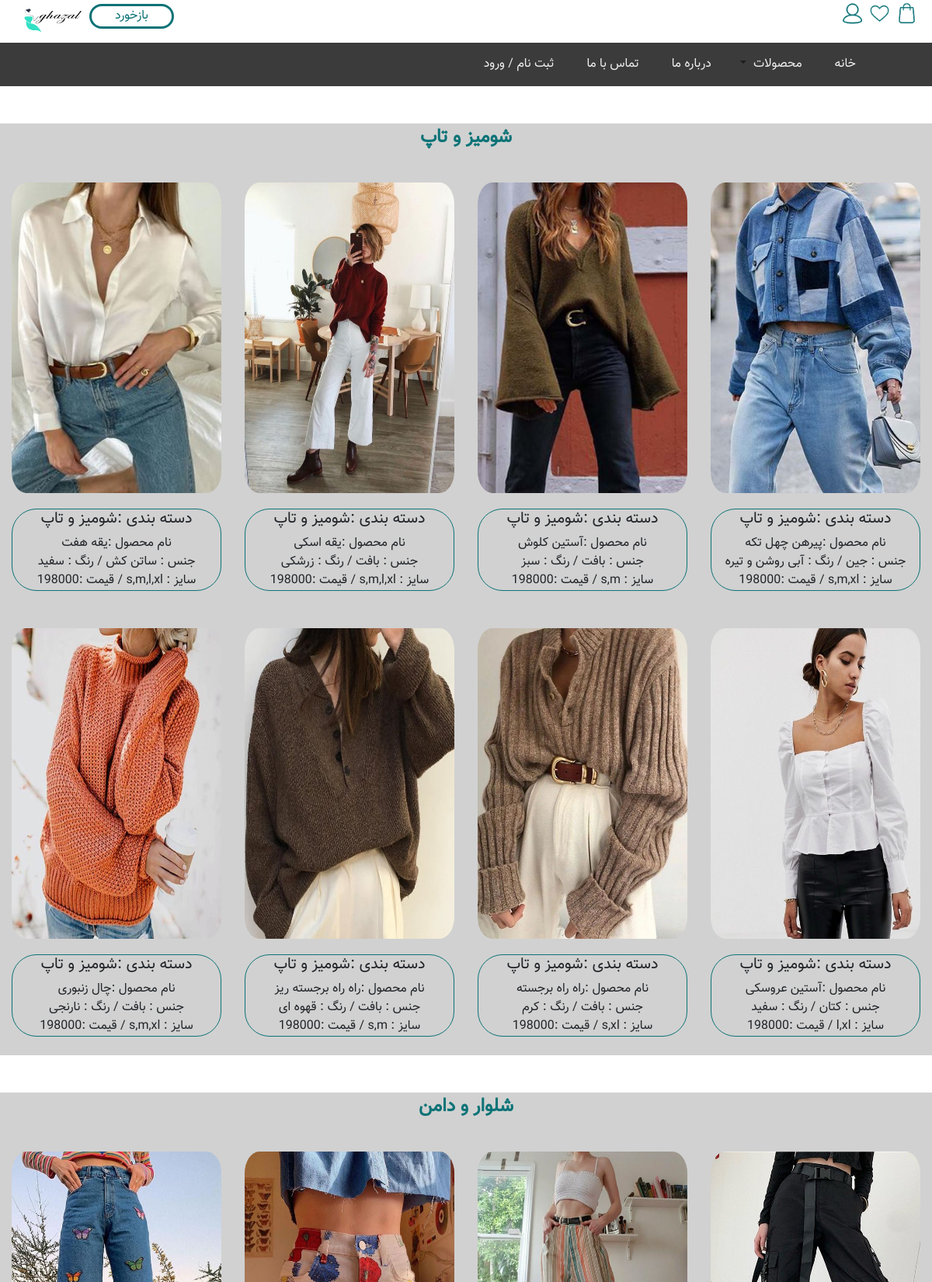
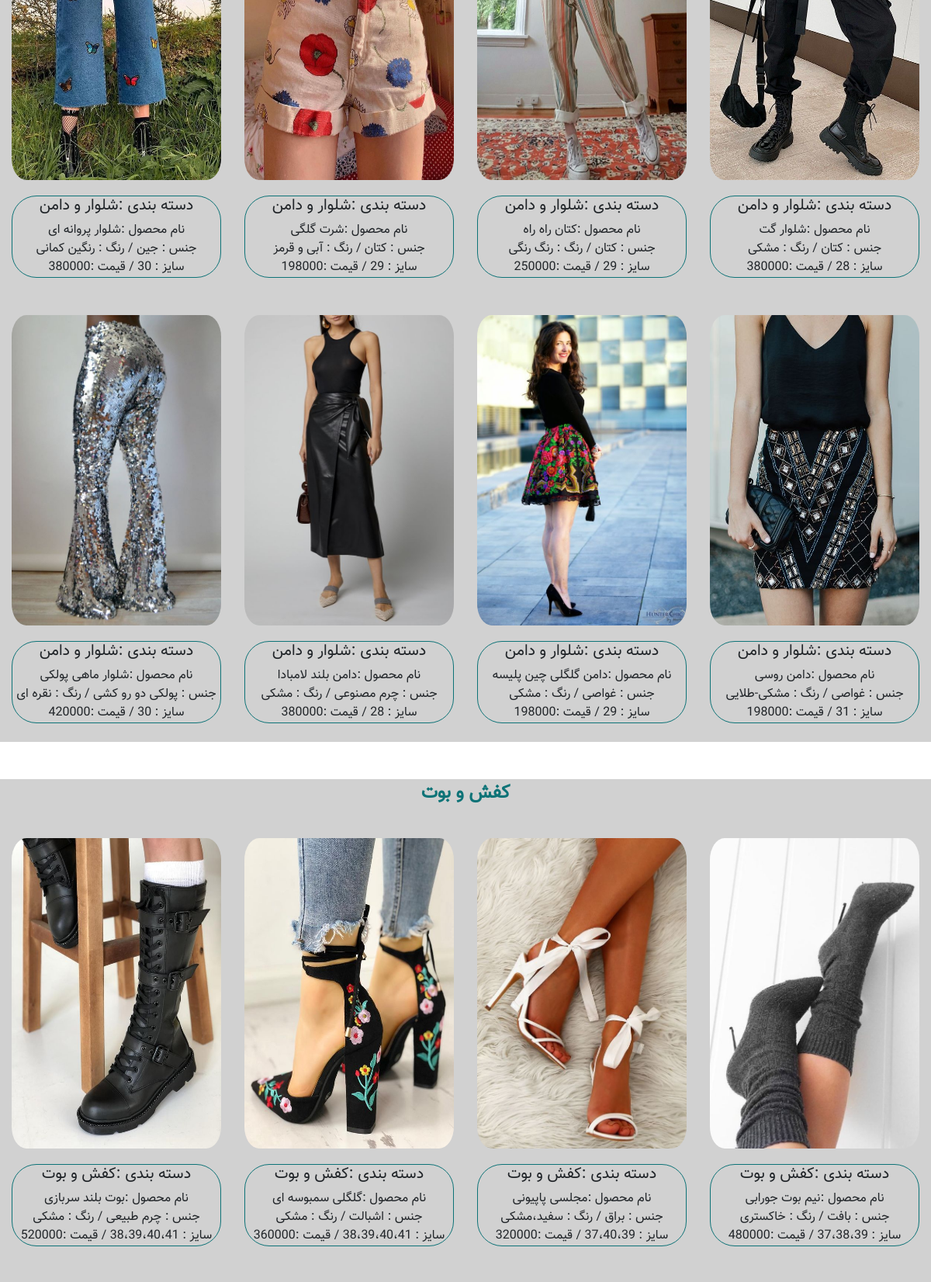
The page /product.php (upper part) on the database its author committed (2 pictures, top to bottom).
### tables this page shows
CREATE TABLE `product_cat` (
  `id` int(11) NOT NULL,
  `title` varchar(255) NOT NULL
);

CREATE TABLE `products` (
  `id` int(11) NOT NULL,
  `id_cat` int(11) NOT NULL,
  `name` varchar(255) NOT NULL,
  `price` varchar(255) NOT NULL,
  `size` varchar(255) NOT NULL,
  `material` varchar(255) NOT NULL,
  `color` varchar(255) NOT NULL,
  `picture` varchar(255) NOT NULL
);

### product.php (the view, shortened to what this page needs)
<!DOCTYPE html>
<html lang="fa" dir="rtl">
<head>
  <link rel="stylesheet" media="screen" href="css/main.css" />
  <link rel="stylesheet" href=".//css/bootstrap/css/bootstrap-rtl.min.css" />
</head>
<body>
  <?php
  $mysqli = new mysqli("localhost", "root", "", "my-db");
  ?>
  <div class="container-fluid">
    <div class="row ">
      <div class="col-4 ">
        <a class="fr nav-link iconcolor " href="product.php"><img class="icons " src="./icons/shop.png" alt="shop" /></a>
        <a class="fr nav-link iconcolor " href="favorite.php"><img class="icons  " src="icons/heart.png" alt="favorites" /></a>
        <a class="fr nav-link iconcolor " href="login.php"><img class="icons " src="icons/human.png" alt="login" /></a>
      </div>
      <div class="col-8">
        <img class="fl" src="icons/logo.png" alt="logo" />
        <a href="feedback.php">
          <button class="feedback form-inline ">
            بازخورد
          </button>
        </a>
      </div>
    </div>
  </div>
  <nav class="navbar navbar-expand-sm  navbar-light mb-3 sticky-top ">
    <div class="container">
      <div class="collapse navbar-collapse" id="hum1">
        <ul class="navbar-nav mr-auto">
          <li class="nav-item ">
            <a class="nav-link " href="index.php"><span class="bgcolormenu1 bgcolormenu">خانه</span></a>
          </li>
          <li class="nav-item dropdown ">
            <a href="product.php" class="nav-link dropdown-toggle " data-toggle="dropdown"><span class="bgcolormenu1 bgcolormenu">محصولات</span></a>
              <?php
              $sql = "SELECT * FROM `product_cat`";
              ?>
          </li>
          <li class="nav-item ">
            <a class="nav-link " href="about.php"><span class="bgcolormenu1 bgcolormenu">درباره ما</span> </a>
          </li>
          <li class="nav-item ">
            <a class="nav-link" href="contact.php"><span class="bgcolormenu1 bgcolormenu">تماس با ما</span></a>
          </li>
          <li class="nav-item">
            <a class="nav-link" href="login.php"><span class="bgcolormenu1 bgcolormenu">ثبت نام / ورود</span></a>
          </li>
        </ul>
      </div>
    </div>
  </nav>
  <?php
  $cat = 0;
  if ($cat != 0) {
    $sql = "SELECT * FROM `product_cat` where id=$cat";
  } else {
    $sql = "SELECT * FROM `product_cat`";
  }
  if ($result = $mysqli->query($sql)) {
    while ($row = $result->fetch_row()) {
  ?>
      <div class="container-fluid productdiv mt-5 mb-5">
        <p class="textindex"><?php echo $row[1]; ?></p>
        <div class="row">
          <?php
          $sqlProduct = "SELECT p.id, p.name, p.size, p.price, p.material, p.color, p.picture FROM `products` as p where p.id_cat=$row[0]";
          if ($resultProduct = $mysqli->query($sqlProduct)) {
            while ($Product = $resultProduct->fetch_row()) {
          ?>
              <div class="img-fluid col-sm-12 col-md-6 col-lg-3 mb-4 mt-4">
                <div class=" containerpro">
                  <img src="upload/<?php echo $Product[6]; ?>" alt="Avatar" class="gallery">
                </div>
                <div class="protext">
                  <h5> دسته بندی :<?php echo $row[1]; ?></h5>
                  نام محصول :<?php echo $Product[1]; ?><br>
                  جنس : <?php echo $Product[4]; ?> /
                  رنگ : <?php echo $Product[5]; ?> <br>
                  سایز : <?php echo $Product[2]; ?> /
                  قیمت :<?php echo $Product[3]; ?>
                </div>
              </div>
          <?php
            }
          }
          ?>
        </div>
      </div>
  <?php
    }
  }
  ?>
</body>
</html>

### css/main.css (style rules this page uses)
body { font-family: "Vazir" !important; }
.fl { float: left; display: inline-block; margin-top: 5px; width: 100px; height: 50px; }
.fr { float: right !important; display: inline-block !important; padding: 0 !important; margin: 0 !important; }
a { text-decoration: none; }
nav { background-color: #3b3b3b; }
.bgcolormenu1 { color: #eeeeee; padding: 5px; width: 100%; direction: rtl; }
.iconcolor { display: inline; margin: 0; padding: 0; }
.icons { width: 35px; height: 35px; }
.feedback { background-color: white; border: solid #0d7377; color: #0d7377; border-radius: 2em; padding-left: 30px; padding-right: 30px; text-decoration: none; float: left; display: inline-block; margin-top: 5px; }
.textindex { text-align: center; color: #0d7377; font-weight: bold; font-size: x-large; }
.productdiv { background-color: #d1d1d1; }
.gallery { width: 100%; height: 400px; border-radius: 7%; position: relative; display: block; }
.containerpro { position: relative; width: 100%; max-width: 400px; }
.protext { text-align:center !important; margin-top: 20px; border: 1px; border-style: solid; border-color: #0d7377; border-radius: 2em; }
body { background: #222D32; font-family: 'Roboto', sans-serif; }

### rows shown on the page
product_cat: title "شومیز و تاپ"
products: picture (picture), id_cat.title "شومیز و تاپ", name "پیرهن چهل تکه", material "جین", color "آبی روشن و تیره", size "s,m,xl", price "198000"
products: picture (picture), id_cat.title "شومیز و تاپ", name "آستین کلوش", material "بافت", color "سبز", size "s,m", price "198000"
products: picture (picture), id_cat.title "شومیز و تاپ", name "یقه اسکی", material "بافت", color "زرشکی", size "s,m,l,xl", price "198000"
products: picture (picture), id_cat.title "شومیز و تاپ", name "یقه هفت", material "ساتن کش", color "سفید", size "s,m,l,xl", price "198000"
products: picture (picture), id_cat.title "شومیز و تاپ", name "آستین عروسکی", material "کتان", color "سفید", size "l,xl", price "198000"
products: picture (picture), id_cat.title "شومیز و تاپ", name "راه راه برجسته", material "بافت", color "کرم", size "s,xl", price "198000"
products: picture (picture), id_cat.title "شومیز و تاپ", name "راه راه برجسته ریز", material "بافت", color "قهوه ای", size "s,m", price "198000"
products: picture (picture), id_cat.title "شومیز و تاپ", name "چال زنبوری", material "بافت", color "نارنجی", size "s,m,xl", price "198000"
product_cat: title "شلوار و دامن"
products: picture (picture), id_cat.title "شلوار و دامن", name "شلوار گت", material "کتان", color "مشکی", size "28", price "380000"
products: picture (picture), id_cat.title "شلوار و دامن", name "کتان راه راه", material "کتان", color "رنگ رنگی", size "29", price "250000"
products: picture (picture), id_cat.title "شلوار و دامن", name "شرت گلگی", material "کتان", color "آبی و قرمز", size "29", price "198000"
products: picture (picture), id_cat.title "شلوار و دامن", name "شلوار پروانه ای", material "جین", color "رنگین کمانی", size "30", price "380000"
products: picture (picture), id_cat.title "شلوار و دامن", name "دامن روسی", material "غواصی", color "مشکی-طلایی", size "31", price "198000"
products: picture (picture), id_cat.title "شلوار و دامن", name "دامن گلگلی چین پلیسه", material "غواصی", color "مشکی", size "29", price "198000"
products: picture (picture), id_cat.title "شلوار و دامن", name "دامن بلند لامبادا", material "چرم مصنوعی", color "مشکی", size "28", price "380000"
products: picture (picture), id_cat.title "شلوار و دامن", name "شلوار ماهی پولکی", material "پولکی دو رو کشی", color "نقره ای", size "30", price "420000"
product_cat: title "کفش و بوت"
products: picture (picture), id_cat.title "کفش و بوت", name "نیم بوت جورابی", material "بافت", color "خاکستری", size "37،38،39", price "480000"
products: picture (picture), id_cat.title "کفش و بوت", name "مجلسی پاپیونی", material "براق", color "سفید،مشکی", size "37،40،39", price "320000"
products: picture (picture), id_cat.title "کفش و بوت", name "گلگلی سمبوسه ای", material "اشبالت", color "مشکی", size "38،39،40،41", price "360000"
products: picture (picture), id_cat.title "کفش و بوت", name "بوت بلند سربازی", material "چرم طبیعی", color "مشکی", size "38،39،40،41", price "520000"
